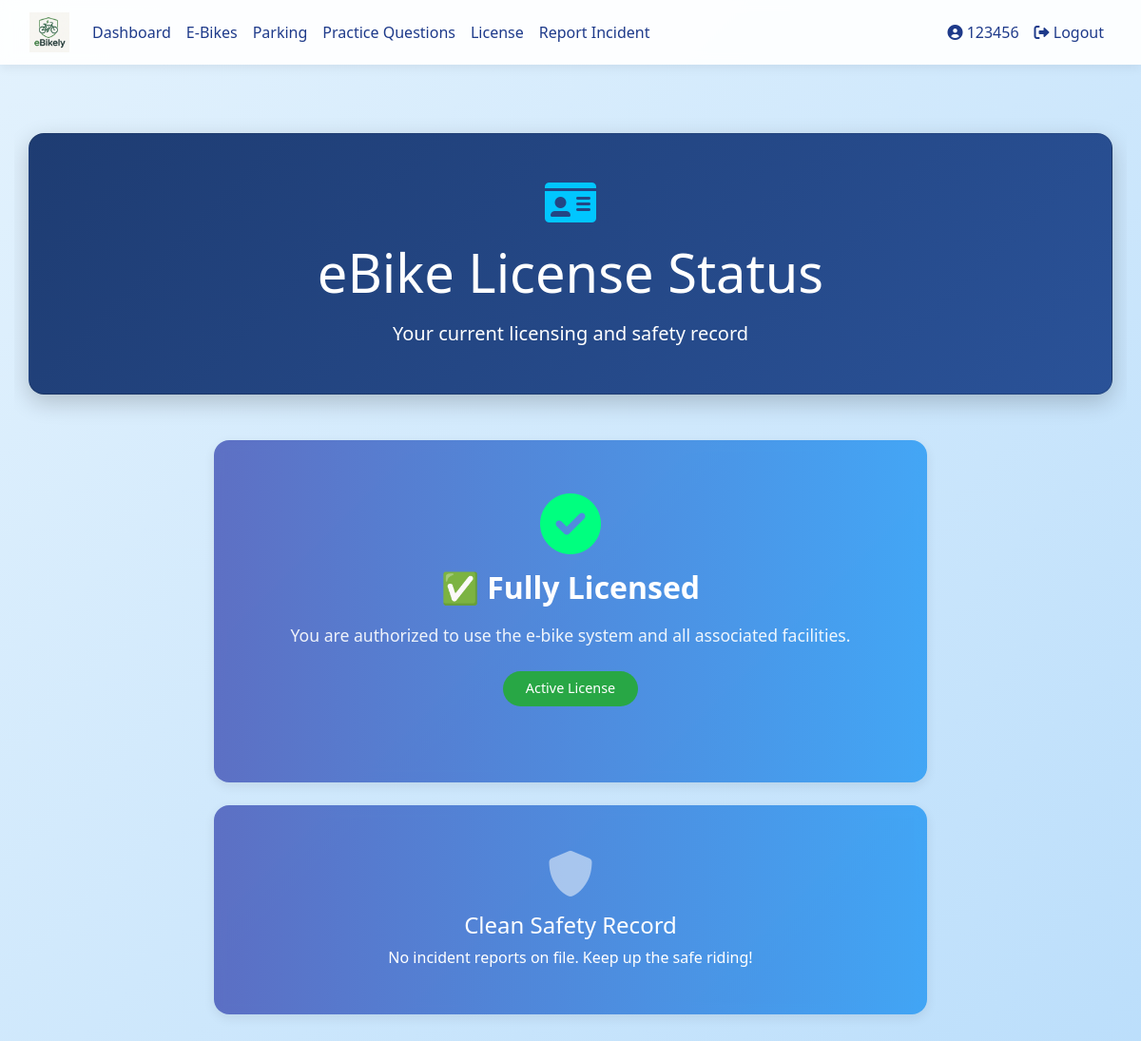
The page /license (signed in) on the database as committed earlier.
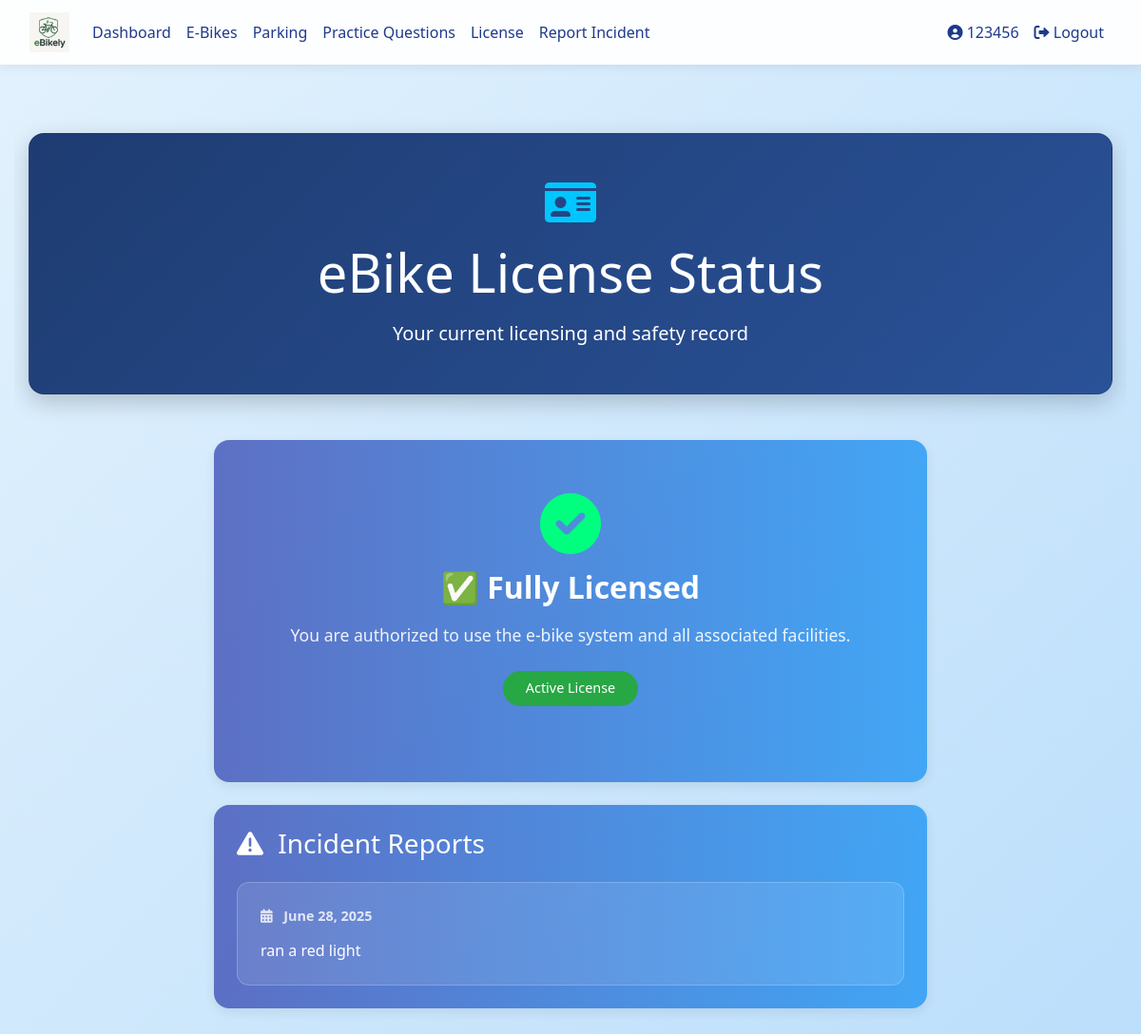
The same page on the database as committed later.
### database_setup.py (models this page shows)
class IncidentReport(Base):
    __tablename__ = 'incident_reports'
    id = Column(Integer, primary_key=True)
    reported_user_id = Column(Integer, ForeignKey('users.id'))  # User being reported
    reporter_id = Column(Integer, ForeignKey('users.id'))  # User making the report
    incident_type = Column(String(50))  # Type of incident (unsafe riding, harassment, etc.)
    severity = Column(String(20))  # Low, Medium, High, Critical
    description = Column(Text)
    location = Column(String(100))  # Where the incident occurred
    date_of_incident = Column(Date)  # When the incident happened
    date_reported = Column(DateTime, default=datetime.utcnow)  # When it was reported
    status = Column(String(20), default='Open')  # Open, Under Investigation, Resolved, Dismissed
    admin_notes = Column(Text)  # Notes from admin/teacher
    action_taken = Column(Text)  # What action was taken
    resolved_by = Column(Integer, ForeignKey('users.id'))  # Which admin resolved it
    resolved_date = Column(DateTime)  # When it was resolved
    reported_user = relationship('User', foreign_keys=[reported_user_id], back_populates='incident_reports')
    reporter = relationship('User', foreign_keys=[reporter_id])
    resolver = relationship('User', foreign_keys=[resolved_by])

### app.py (the view)
@app.route('/license')
@login_required
def license_page():
    session = SessionLocal()
    if current_user.role == 'teacher':
        session.close()
        return redirect(url_for('approve_licenses'))
    has_license = current_user.has_license
    passed_test = session.query(RealTestAttempt).filter_by(user_id=current_user.id, passed=True).first()
    incident_reports = []
    if has_license:
        incident_reports = session.query(IncidentReport).filter_by(reported_user_id=current_user.id).all()
    session.close()
    return render_template(
        'license_status.html',
        licensed=has_license,
        awaiting_approval=bool(passed_test and not has_license),
        show_real_test_button=not passed_test,
        reports=incident_reports
    )

### app.py (called while the page is built)
@login_manager.user_loader
def load_user(user_id):
    session = SessionLocal()
    user = session.query(User).get(int(user_id))
    session.close()
    return user

### templates/license_status.html (shortened to what this page needs)
{% extends "base.html" %}
{% block content %}
<div class="container welcome-container">
    <div class="hero-section card text-white p-5 mb-5 fade-in">
        <div class="text-center">
            <i class="fas fa-id-card dashboard-icon mb-3"></i>
            <h1 class="display-4 mb-3">eBike License Status</h1>
            <p class="lead mb-0">Your current licensing and safety record</p>
        </div>
    </div>
    <div class="row slide-up-delay g-4 justify-content-center">
        <div class="col-lg-8">
            {% if licensed %}
                <div class="card feature-card p-4 mb-4">
                    <div class="license-card text-center">
                        <div class="license-icon mb-3">
                            <i class="fas fa-check-circle fa-4x text-success"></i>
                        </div>
                        <h2 class="license-title mb-3">✅ Fully Licensed</h2>
                        <p class="license-description">You are authorized to use the e-bike system and all associated facilities.</p>
                        <div class="license-badge">
                            <span class="badge badge-success">Active License</span>
                        </div>
                    </div>
                </div>
                {% if reports and reports|length > 0 %}
                    <div class="card feature-card p-4">
                        <h3 class="mb-4">
                            <i class="fas fa-exclamation-triangle mr-2"></i>
                            Incident Reports
                        </h3>
                        <div class="incident-grid">
                            {% for report in reports %}
                                <div class="incident-card">
                                    <div class="incident-date">
                                        <i class="fas fa-calendar-alt mr-2"></i>
                                        {{ report.date_reported.strftime('%B %d, %Y') }}
                                    </div>
                                    <div class="incident-description">
                                        {{ report.description }}
                                    </div>
                                </div>
                            {% endfor %}
                        </div>
                    </div>
                {% else %}
                    <div class="card feature-card p-4">
                        <div class="empty-state text-center py-4">
                            <div class="empty-icon mb-3">
                                <i class="fas fa-shield-alt fa-3x opacity-50"></i>
                            </div>
                            <h4 class="mb-2">Clean Safety Record</h4>
                            <p class="opacity-75 mb-0">No incident reports on file. Keep up the safe riding!</p>
                        </div>
                    </div>
                {% endif %}
            {% endif %}
        </div>
    </div>
</div>
<link rel="stylesheet" href="https://cdnjs.cloudflare.com/ajax/libs/font-awesome/6.0.0/css/all.min.css">
{% endblock %}

Rows that differ between the two databases and show on the page:
added IncidentReport: date_reported "June 28, 2025", description "ran a red light"
Other text that changed with them:
text no longer shown: "Clean Safety Record No incident reports on file. Keep up the safe riding!"
text now shown: "Incident Reports"
